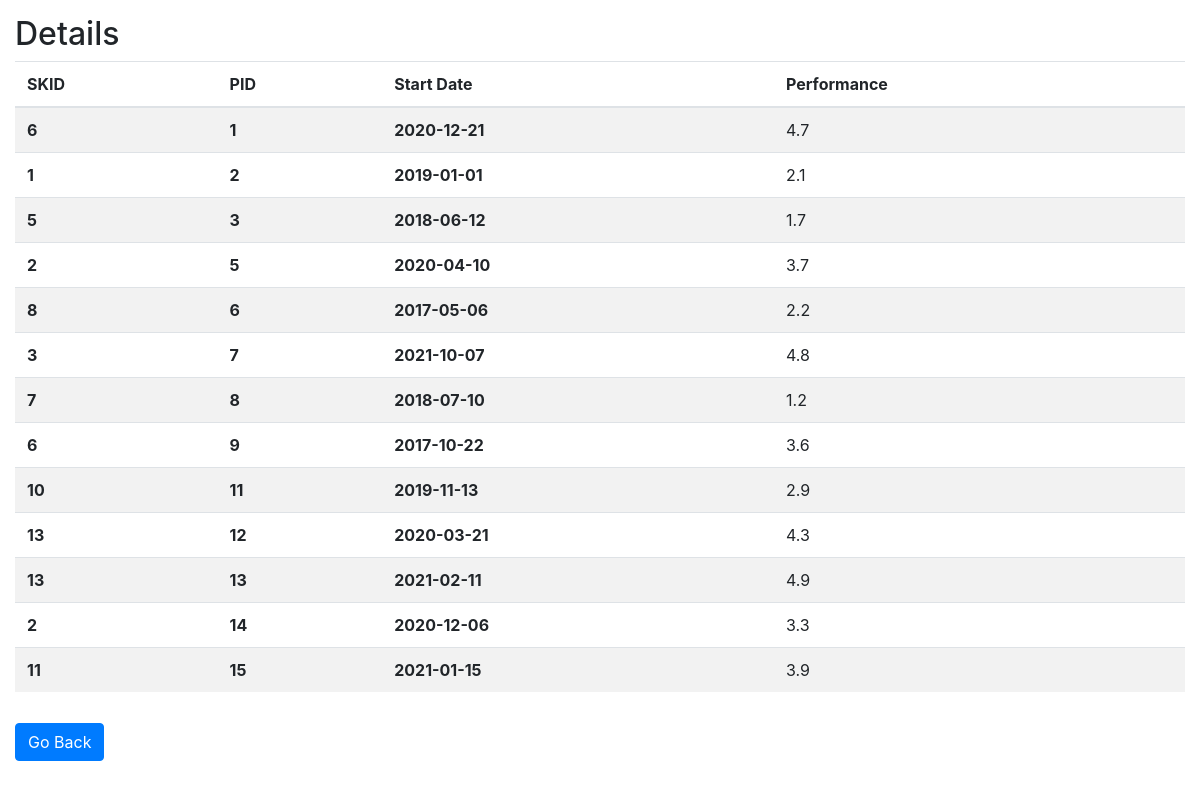
The page /market/performance.php (signed in) on the database its author committed.
### tables this page shows
create table Shop(
	PID int not null,
	SKID int not null,
	Start_Date date not null,
	Category varchar(20),
	License_Period smallint,
	Extension_Period smallint,
	Pending_Charge int,
	Performance float,
	primary key (PID, SKID, Start_Date),
	constraint Shop_fk1 foreign key (PID) references Plot(PID),
	constraint Shop_fk2 foreign key (SKID) references Shopkeeper(SKID)
);

### market/performance.php (the view, shortened to what this page needs)
<link href="//maxcdn.bootstrapcdn.com/bootstrap/4.1.1/css/bootstrap.min.css" rel="stylesheet" id="bootstrap-css">
<?php
    require_once "db.php";
    $query = "SELECT SKID, PID, Start_Date, Performance
    FROM Shop" ;
    $res = $db -> query($query);
?>
<div style='padding: 15px'>
<h2>Details</h2>
    <table class="table table-striped">
        <thead>
        <tr>
            <th scope="col">SKID</th>
            <th scope="col">PID</th>
            <th scope="col">Start Date</th>
            <th scope="col">Performance</th>
        </tr>
        </thead>
        <tbody>
<?php
    while ($row = $res -> fetch_row()) {
?>
        <tr>
            <th scope="row"><?php echo $row[0] ?></th>
            <th scope="row"><?php echo $row[1] ?></th>
            <th scope="row"><?php echo $row[2] ?></th>
            <td><?php echo $row[3] ?></td>
        </tr>
<?php
    }
?>
        </tbody>
    </table>
</div>
<div class="col-md-8">
    <a href="home_market.php" class="btn btn-primary">Go Back</a>
</div>

### rows shown on the page
shop: SKID "6", PID "1", Start_Date "2020-12-21", Performance "4.7"
shop: SKID "1", PID "2", Start_Date "2019-01-01", Performance "2.1"
shop: SKID "5", PID "3", Start_Date "2018-06-12", Performance "1.7"
shop: SKID "2", PID "5", Start_Date "2020-04-10", Performance "3.7"
shop: SKID "8", PID "6", Start_Date "2017-05-06", Performance "2.2"
shop: SKID "3", PID "7", Start_Date "2021-10-07", Performance "4.8"
shop: SKID "7", PID "8", Start_Date "2018-07-10", Performance "1.2"
shop: SKID "6", PID "9", Start_Date "2017-10-22", Performance "3.6"
shop: SKID "10", PID "11", Start_Date "2019-11-13", Performance "2.9"
shop: SKID "13", PID "12", Start_Date "2020-03-21", Performance "4.3"
shop: SKID "13", PID "13", Start_Date "2021-02-11", Performance "4.9"
shop: SKID "2", PID "14", Start_Date "2020-12-06", Performance "3.3"
shop: SKID "11", PID "15", Start_Date "2021-01-15", Performance "3.9"
